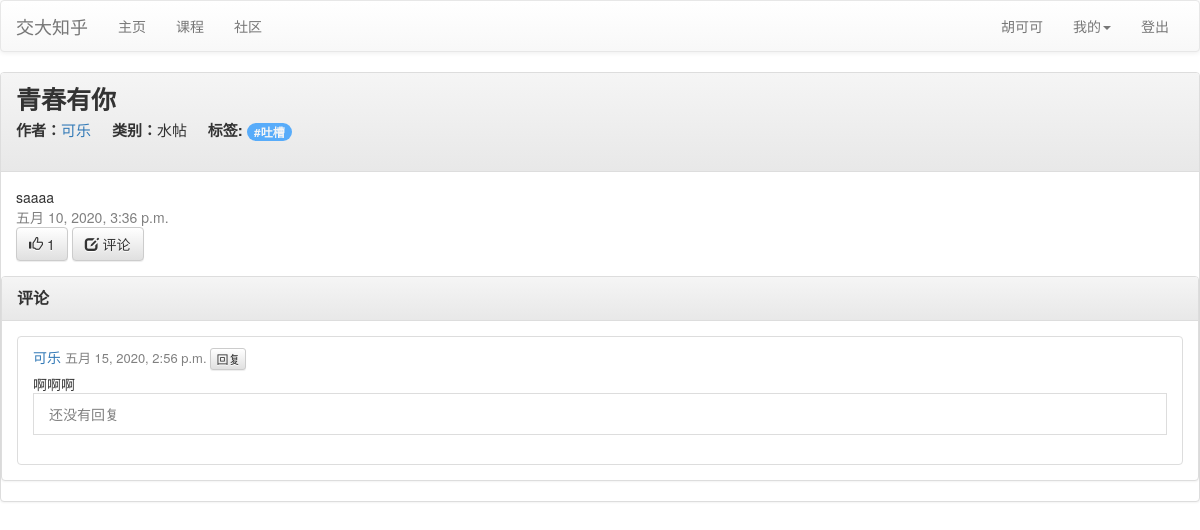
Page /bbs/17 (signed in) on the committed database.
### project/login/models.py (models this page shows, shortened)
class User(models.Model):
    gender = (
        ('male', "男"),
        ('female', "女"),
    )
    school = (
        ('chuan_jian', "船舶海洋与建筑工程学院"),
        ('ji_dong', "机械动力与工程学院"),
        ('dian_yuan', "电子信息与电气工程学院"),
        ('cai_liao', "材料科学与工程学院"),
        ('shu_xue', "数学科学学院"),
        ('wu_li', "物理与天文学院"),
        ('hua_xue', "化学化工学院"),
        ('sheng_ming', "生命科学技术学院"),
        ('sheng_yi_gong', "生物医学工程学院"),
        ('an_tai', "安泰经济与管理学院"),
        ('qi_ta', "其它"),  # 暂时写到这儿
    )
    sno = models.CharField(max_length=128, unique=True, primary_key=True)  # 学号
    name = models.CharField(max_length=128)  # 名字
    nickname = models.CharField(max_length=128, default='--')  # 昵称
    password = models.CharField(max_length=256)  # 密码
    email = models.EmailField(unique=True)  # 邮箱
    sex = models.CharField(max_length=32, choices=gender)  # 性别（选择）
    institute = models.CharField(max_length=256, choices=school)  # 学院（选择）
    major = models.CharField(max_length=256, default='--')  # 专业（暂时为填写）
    c_time = models.DateTimeField(auto_now_add=True)  # 注册时间
    photo = models.ImageField(upload_to=user_directory_path, blank=True, null=True, default='default.jpg')  # 照片
    follow = models.ManyToManyField('self', related_name='follow_people', null=True, blank=True, verbose_name='关注')
    fans = models.IntegerField(default=0)
    photo_clipped = ImageSpecField(  # 注意：ImageSpecField 不会生成数据库表的字段
        source='photo',
        processors=[ResizeToFill(175, 250)],  # 处理成一寸照片的大小
        format='JPEG',  # 处理后的图片格式
        options={'quality': 95}  # 处理后的图片质量
    )
    class Meta:
        ordering = ["-c_time"]
        verbose_name = "用户"
        verbose_name_plural = "用户"

### project/bbs/models.py (models this page shows, shortened)
class Post(models.Model):
    title = models.CharField(max_length=32)
    content = models.TextField(null=True)
    create_time = models.DateTimeField('创建时间', auto_now_add=True)
    author = models.ForeignKey(to='login.User', on_delete=models.CASCADE, verbose_name='作者', related_name='author')
    likes = models.IntegerField(default=0)
    category = models.ForeignKey(Category, on_delete=models.CASCADE, verbose_name='分类')
    tags = models.ManyToManyField(Tag, verbose_name='标签')
    like_users = models.ManyToManyField(User, verbose_name='用户', related_name='like_users')

class Category(models.Model):
    name = models.CharField('名称', max_length=16)
    def __str__(self):
        return self.name

class Tag(models.Model):
    name = models.CharField('名称', max_length=16)
    def __str__(self):
        return self.name

class Comment(models.Model):
    post = models.ForeignKey(Post, on_delete=models.CASCADE, verbose_name='帖子')
    name = models.ForeignKey(to='login.User', related_name='comments', on_delete=models.CASCADE, verbose_name='评论者')
    content = models.TextField(verbose_name='内容')
    created = models.DateTimeField('发布时间', auto_now_add=True)
    root = models.ForeignKey('self', related_name='root_comment', null=True, blank=True, on_delete=models.CASCADE)
    parent = models.ForeignKey('self', related_name='parent_comment', null=True, blank=True, on_delete=models.CASCADE)
    reply_to = models.ForeignKey(to='login.User', related_name="replies", blank=True, null=True, on_delete=models.CASCADE)

### project/bbs/views.py (the view)
# urls.py: path('<int:post_id>', views.bbs_detail, name='detail'),
def bbs_detail(request, post_id):
    if not request.session.get('is_login', None):
        return redirect("/login/login/")
    post = models.Post.objects.get(pk=post_id)
    user = User.objects.get(sno=request.session['user_sno'])
    comments = models.Comment.objects.filter(post=post).order_by("-created")
    if user not in post.like_users.all():
        sign_like = False
    else:
        sign_like = True
    if user.sno == post.author.sno:
        sign = True
    else:
        sign = False
    ctx = {'post': post, 'tags': post.tags.all(), 'sign': sign, 'sign_like': sign_like,
           'comments': comments, 'user': user}
    return render(request, 'bbs/detail.html', ctx)

### project/bbs/templates/bbs/detail.html (shortened to what this page needs)
<!DOCTYPE html>
<html lang="en">
<head>
  <link rel="stylesheet" href="https://cdn.jsdelivr.net/npm/bootstrap@3.3.7/dist/css/bootstrap.min.css">
  <link rel="stylesheet" href="https://cdn.jsdelivr.net/npm/bootstrap@3.3.7/dist/css/bootstrap-theme.min.css">
</head>
<body>
  <nav class="navbar navbar-default">
    <div class="container-fluid">
      <div class="navbar-header">
        <a class="navbar-brand" href="#">交大知乎</a>
      </div>
      <div class="collapse navbar-collapse" id="bs-example-navbar-collapse-1">
        <ul class="nav navbar-nav">
          <li><a href="/login/index/">主页<span class="sr-only">(current)</span></a></li>
          <li><a href="/course/">课程</a></li>
          <li><a href="/bbs/">社区</a></li>
        </ul>
        <ul class="nav navbar-nav navbar-right">
          <li><a href="/about/">{{ request.session.user_name }}</a></li>
          <li class="dropdown">
            <a href="#" class="dropdown-toggle" data-toggle="dropdown" role="button" aria-haspopup="true" aria-expanded="false">我的<span class="caret"></span></a>
          </li>
          <li><a href="/login/logout/">登出</a></li>
        </ul>
      </div>
    </div>
  </nav>
  <div class="panel panel-default">
    <div class="panel-heading">
      <div class="panel-title" style="font-size: 25px; font-family:Times New Roman">
        <b>{{ post.title }}</b>
      </div>
      <div style="font-size: 15px;">
        <b>作者：</b><a href="/info/{{ post.author.sno }}">{{ post.author.name }}</a>
        <b>类别：</b>{{ post.category }}
        <b>标签:</b>
        {% for tag in tags %}
        <span class="badge" style="background-color:#58ACFA">#{{ tag }}</span>
        {% endfor %}
      </div>
    </div>
    <div class="panel-body">
      <div>
        {{ post.content }}
      </div>
      <div style="color: gray;">{{ post.create_time }}</div>
      {% if not sign_like %}
      <form action="/bbs/like/{{ post.id }}" method="post" style="display: inline;;">
        <button type="submit" class="btn btn-default">
          <span class="glyphicon glyphicon-thumbs-up" aria-hidden="true"></span>
          {{post.likes}}
        </button>
      </form>
      {% else %}
      <button type="submit" class="btn btn-default">
        <span class="glyphicon glyphicon-thumbs-up" aria-hidden="true" style="color:red"></span>
        {{post.likes}}
      </button>
      {% endif %}
      <form method="post" style="display: inline;">
        <button type="submit" class="btn btn-default" formaction="/bbs/comment/{{ post.id }}/0">
          <span class="glyphicon glyphicon-edit" aria-hidden="true"></span>
          评论
        </button>
      </form>
    </div>
    <div class="panel panel-default">
      <div class="panel-heading">
        <div class="panel-title">
          <b>评论</b>
        </div>
      </div>
      <div class="panel-body">
        <div class="list-group-item">
          {% if comments %}
          {% for comment in comments %}
          {% if not comment.root %}
          <div class="list-group-item-heading">
            <a href="/info/{{ comment.name.sno }}">{{ comment.name.name }}</a>
            <span style="color: gray;font-size: small;">{{ comment.created }}</span>
            <form action="/bbs/comment/{{ post.id }}/{{ comment.id }}" method="post" style="display: inline;">
              <button type="submit" class="btn btn-default btn-xs">
                回复
              </button>
            </form>
          </div>
          <div class="list-group-item-text">
            {{ comment.content }}
          </div>
          <div class="list-group-item">
            {% if comment.root_comment.all %}
            {% for reply in comment.root_comment.all %}
            <div class="list-group-item-heading">
              <span><a href="/info/{{ reply.name.sno }}">{{ reply.name.name }}</a></span>
              <span style="color: gray;font-size: small;">({{ reply.created|date:"Y-m-d H:i:s" }})</span>
              <span>回复</span>
              <span><a href="/info/{{ reply.reply_to.sno }}">{{ reply.reply_to.name }}</a>：</span>
              {% ifequal user.sno reply.name.sno %}
              <form action="/bbs/delete/{{ reply.id }}" method="post" style="display: inline;">
                {% csrf_token %}
                <button type="submit" class="btn btn-default btn-xs">
                  <span class="glyphicon glyphicon-trash" aria-hidden="true"></span>
                  删除
                </button>
              </form>
              {% endifequal %}
              <form action="/bbs/comment/{{ post.id }}/{{ reply.id }}" method="post" style="display: inline;">
                {% csrf_token %}
                <button type="submit" class="btn btn-default btn-xs">
                  回复
                </button>
              </form>
            </div>
            <div class="list-group-item-text">
              <div id="comment_{{ reply.pk }}">
                {{ reply.content|safe }}
              </div>
            </div>
            {% endfor %}
            {% else %}
            <span style="color:gray">还没有回复</span>
            {% endif %}
          </div>
          {% endif %}
          {% endfor %}
          {% else %}
          <span style="color:gray">还没有评论</span>
          {% endif %}
        </div>
      </div>
    </div>
  </div>
</body>
</html>

### rows in the picture
User: session.user_name "胡可可"
Post: title "青春有你", author.name "可乐", category "水帖", content "saaaa", create_time "五月 10, 2020, 3:36 p.m.", likes "1"
Tag: name "吐槽"
Comment: name.name "可乐", created "五月 15, 2020, 2:56 p.m.", content "啊啊啊", shows "还没有回复"
